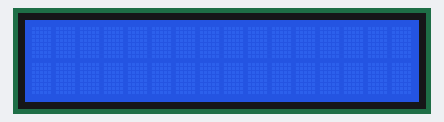
Bench run of a sketch on a simulated Arduino Uno, built with avr-gcc and run on an emulated ATmega328P. On the bench: 16×2 character LCD.

Above: at 0.1 s.
At 0.6 s:
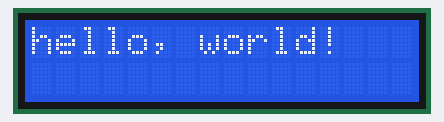

Measured:
- what the display in image 1 shows lasts 0.5 s, from 0.6 s to 1.1 s

The sketch:

Tester_LCD.ino
```cpp
// include the library code:
#include <LiquidCrystal\LiquidCrystal.h>

// initialize the library with the numbers of the interface pins
LiquidCrystal lcd(12, 11, 5, 4, 3, 2);

void setup() {
	// set up the LCD's number of columns and rows:
	lcd.begin(16, 2);
	// Print a message to the LCD.
	lcd.print("hello, world!");
}

void loop() {
	// Turn off the display:
	lcd.noDisplay();
	delay(500);
	// Turn on the display:
	lcd.display();
	delay(500);
}


/*
#include <LiquidCrystal595\LiquidCrystal595.h>

int latchPin = 5; // RCK - ST_CP
int clockPin = 6; // SCK - SH_CP
int dataPin = 4;  // DS (SER)

LiquidCrystal595 lcd(dataPin, latchPin, clockPin);
void setup()
{
	lcd.begin(16, 2); // 16 characters, 2 rows

	lcd.clear();
	lcd.setCursor(0, 0);
	lcd.print("Wow. 3 pins!");
	lcd.setCursor(0, 1);
	lcd.print("Fabulous");
}

void loop()
{
	lcd.begin(16, 2); // 16 characters, 2 rows

	lcd.clear();
	lcd.setCursor(0, 0);
	lcd.print("Wow. 3 pins!");
	lcd.setCursor(0, 1);
	lcd.print("Fabulous");
}
*/
```
